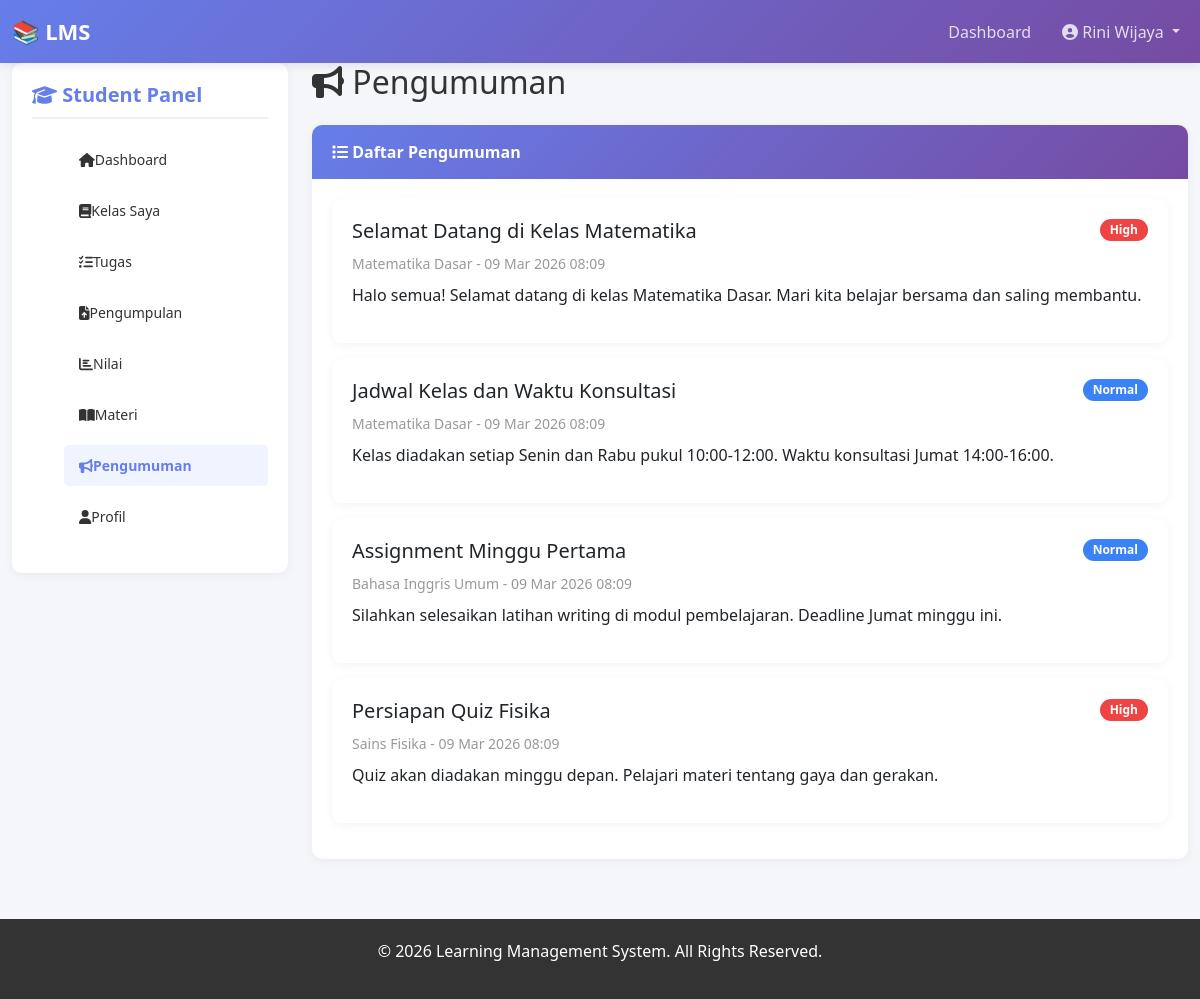
The app's page /student/announcements.php (signed in) with its own data.
### tables this page shows
CREATE TABLE `announcements` (
  `id` int(11) NOT NULL,
  `class_id` int(11) NOT NULL,
  `title` varchar(255) NOT NULL,
  `content` text NOT NULL,
  `created_by` int(11) NOT NULL,
  `priority` enum('low','normal','high') DEFAULT 'normal',
  `created_at` timestamp NOT NULL DEFAULT current_timestamp(),
  `updated_at` timestamp NOT NULL DEFAULT current_timestamp() ON UPDATE current_timestamp()
);

CREATE TABLE `classes` (
  `id` int(11) NOT NULL,
  `code` varchar(20) NOT NULL,
  `name` varchar(100) NOT NULL,
  `description` text DEFAULT NULL,
  `teacher_id` int(11) NOT NULL,
  `class_image` varchar(255) DEFAULT NULL,
  `status` enum('active','inactive') DEFAULT 'active',
  `created_at` timestamp NOT NULL DEFAULT current_timestamp(),
  `updated_at` timestamp NOT NULL DEFAULT current_timestamp() ON UPDATE current_timestamp()
);

### student/announcements.php (the view, shortened to what this page needs)
<?php
require '../includes/config.php';
$student_id = $_SESSION['user_id'];
$announcements_query = "SELECT a.*, c.name as class_name FROM announcements a
                       JOIN classes c ON a.class_id = c.id
                       JOIN class_members cm ON c.id = cm.class_id
                       WHERE cm.student_id = $student_id
                       ORDER BY a.created_at DESC";
$announcements = $conn->query($announcements_query);
require '../includes/header.php';
?>
<div class="col-md-3 mb-4">
    <div class="sidebar">
        <h5><i class="fas fa-graduation-cap"></i> Student Panel</h5>
        <ul class="sidebar-menu">
            <li><a href="dashboard.php"><i class="fas fa-home"></i> Dashboard</a></li>
            <li><a href="classes.php"><i class="fas fa-book"></i> Kelas Saya</a></li>
            <li><a href="assignments.php"><i class="fas fa-tasks"></i> Tugas</a></li>
            <li><a href="submissions.php"><i class="fas fa-file-upload"></i> Pengumpulan</a></li>
            <li><a href="grades.php"><i class="fas fa-chart-bar"></i> Nilai</a></li>
            <li><a href="materials.php"><i class="fas fa-book-open"></i> Materi</a></li>
            <li><a href="announcements.php" class="active"><i class="fas fa-bullhorn"></i> Pengumuman</a></li>
            <li><a href="profile.php"><i class="fas fa-user"></i> Profil</a></li>
        </ul>
    </div>
</div>
<div class="col-md-9">
    <h2 class="mb-4"><i class="fas fa-bullhorn"></i> Pengumuman</h2>
    <div class="card">
        <div class="card-header">
            <i class="fas fa-list"></i> Daftar Pengumuman
        </div>
        <div class="card-body">
            <?php if ($announcements->num_rows > 0): ?>
                <?php while ($ann = $announcements->fetch_assoc()): ?>
                    <div class="card mb-3">
                        <div class="card-body">
                            <div class="d-flex justify-content-between align-items-start">
                                <div>
                                    <h5><?php echo $ann['title']; ?></h5>
                                    <p class="text-muted mb-2">
                                        <small><?php echo $ann['class_name']; ?> -
                                            <?php echo date('d M Y H:i', strtotime($ann['created_at'])); ?></small>
                                    </p>
                                </div>
                                <span class="badge badge-<?php
                                                            echo $ann['priority'] == 'high' ? 'danger' : ($ann['priority'] == 'normal' ? 'info' : 'secondary');
                                                            ?>">
                                    <?php echo ucfirst($ann['priority']); ?>
                                </span>
                            </div>
                            <p><?php echo nl2br($ann['content']); ?></p>
                        </div>
                    </div>
                <?php endwhile; ?>
            <?php else: ?>
                <p class="text-muted text-center">Belum ada pengumuman</p>
            <?php endif; ?>
        </div>
    </div>
</div>
<?php require '../includes/footer.php'; ?>

### assets/css/style.css (style rules this page uses)
* { margin: 0; padding: 0; box-sizing: border-box; }
body { font-family: 'Segoe UI', Tahoma, Geneva, Verdana, sans-serif; background-color: #f5f6fa; color: #333; }
.sidebar { background: white; border-radius: 10px; padding: 20px; box-shadow: 0 2px 10px rgba(0, 0, 0, 0.05); position: sticky; top: 20px; height: fit-content; }
.sidebar h5 { color: #667eea; font-weight: bold; margin-bottom: 20px; padding-bottom: 10px; border-bottom: 2px solid #f0f0f0; }
.sidebar-menu { list-style: none; }
.sidebar-menu li { margin-bottom: 10px; }
.sidebar-menu a { color: #333; text-decoration: none; display: flex; align-items: center; padding: 10px 15px; border-radius: 5px; transition: 0.3s; font-size: 14px; }
.sidebar-menu a:hover, .sidebar-menu a.active { background: #f0f4ff; color: #667eea; font-weight: bold; }
.card { border: none; border-radius: 10px; box-shadow: 0 2px 10px rgba(0, 0, 0, 0.05); transition: 0.3s; margin-bottom: 20px; }
.card-header { background: linear-gradient(135deg, #667eea 0%, #764ba2 100%); color: white; border: none; border-radius: 10px 10px 0 0 !important; padding: 15px 20px; font-weight: bold; }
.card-body { padding: 20px; }
.badge { padding: 5px 10px; border-radius: 20px; font-size: 12px; }
.badge-danger { background: #ef4444; }
.badge-info { background: #3b82f6; }
.text-muted { color: #999 !important; }

### records on screen
announcements: title "Selamat Datang di Kelas Matematika", class.name "Matematika Dasar", created_at "09 Mar 2026 08:09", priority "High", content "Halo semua! Selamat datang di kelas Matematika Dasar. Mari kita belajar bersama dan saling membantu."
announcements: title "Jadwal Kelas dan Waktu Konsultasi", class.name "Matematika Dasar", created_at "09 Mar 2026 08:09", priority "Normal", content "Kelas diadakan setiap Senin dan Rabu pukul 10:00-12:00. Waktu konsultasi Jumat 14:00-16:00."
announcements: title "Assignment Minggu Pertama", class.name "Bahasa Inggris Umum", created_at "09 Mar 2026 08:09", priority "Normal", content "Silahkan selesaikan latihan writing di modul pembelajaran. Deadline Jumat minggu ini."
announcements: title "Persiapan Quiz Fisika", class.name "Sains Fisika", created_at "09 Mar 2026 08:09", priority "High", content "Quiz akan diadakan minggu depan. Pelajari materi tentang gaya dan gerakan."

### other values on screen
substr($full_name, 0, 20) "Rini Wijaya"
